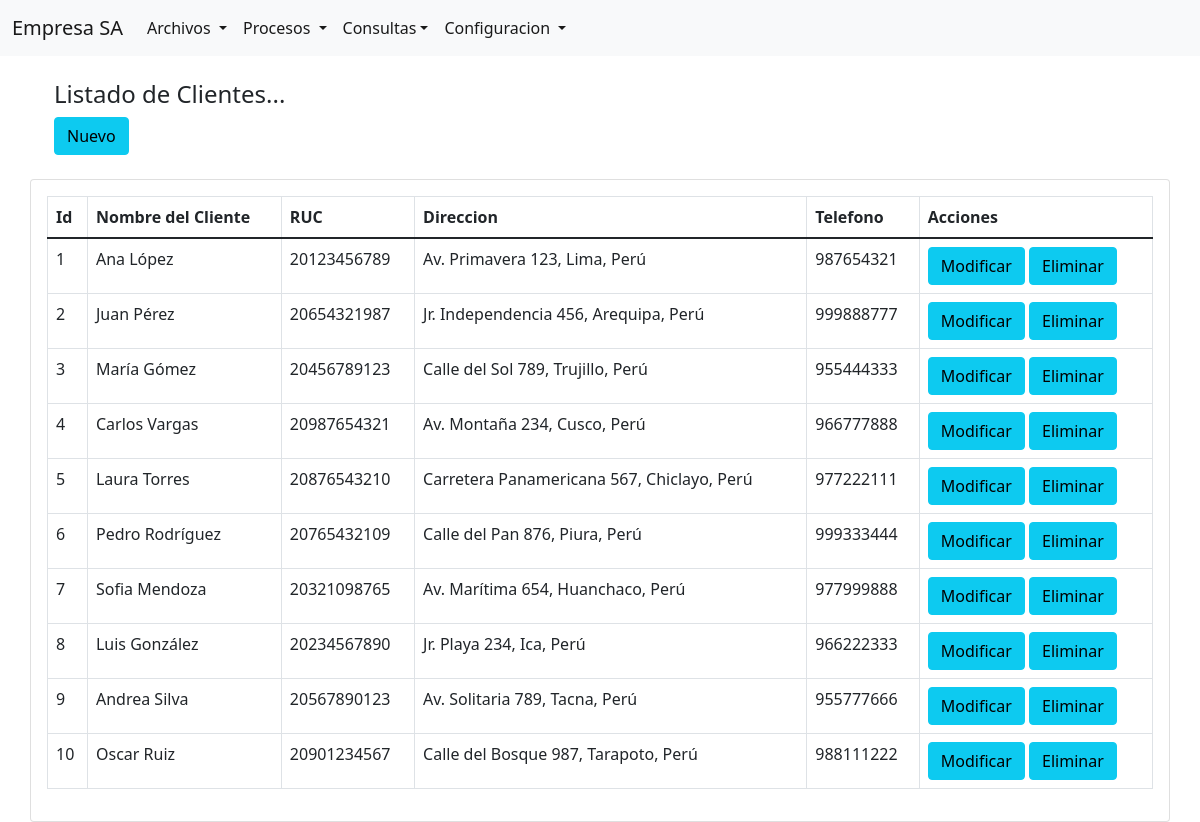
The page /Modules/clientes/lista_cliente.php (signed in) on the database its author committed.
### tables this page shows
CREATE TABLE `clientes` (
  `idCliente` int(11) NOT NULL,
  `nombre` varchar(50) NOT NULL,
  `ruc` varchar(11) NOT NULL,
  `dircliente` varchar(64) NOT NULL,
  `telcliente` varchar(9) NOT NULL
);

### clases/cliente.php (called while the page is built, shortened)
<?php
class  Cliente {
		private $con;
		public function conectar_db($cn){
			$this->con = $cn;
		}
		public function listacli(){
			$sql = "SELECT * FROM clientes";
			$res = mysqli_query($this->con, $sql);
			return $res;
		}
	}
?>

### Modules/clientes/lista_cliente.php (the view, shortened to what this page needs)
<?php
include_once(__DIR__.'/../../header.php');
include_once(__DIR__.'/../../includes/acceso.php');
include_once(__DIR__.'/../../clases/cliente.php');
$conexion = connect_db();
$ocliente = new Cliente();
$ocliente->conectar_db($conexion);
$datos_cli = $ocliente->listacli();
if ($datos_cli){
    ?>
    <div class="container p-12">
        <div class="row">
        <div class="container p-4">
            <h4>Listado de Clientes...</h4>
        <a href="agrega_clie.php" class="btn btn-info add-new">Nuevo</a>
        </div>
        <div class="card card-body">
            <table class="table table-bordered">
            <thead>
                <tr>
                    <th>Id</th>
                    <th>Nombre del Cliente</th>
                    <th>RUC</th>
                    <th>Direccion</th>
                    <th>Telefono</th>
                    <th>Acciones</th>
                </tr>
            </thead>
            <tbody>
    <?php
    while ($row=mysqli_fetch_array($datos_cli)){
        $id=$row["idCliente"];
        ?>
                <tr>
                    <td><?php echo $id; ?></td>
                    <td><?php echo $row['nombre']; ?></td>
                    <td><?php echo $row['ruc']; ?></td>
                    <td><?php echo $row['dircliente']; ?></td>
                    <td><?php echo $row['telcliente']; ?></td>
                    <td>
                    <a href="modifica_clie.php?codigo=<?php echo $id; ?>" class="btn btn-info add-new">Modificar</a>
                    <a href="elimina_clie.php?codigo=<?php echo $id; ?>" class="btn btn-info add-new">Eliminar</a>
                    </td>
                </tr>
             <?php
    }
    ?>
    </tbody>
   </table>
            </div>
        </div>
    </div>
<?php
}
?>

### rows shown on the page
clientes: idCliente "1", nombre "Ana López", ruc "20123456789", dircliente "Av. Primavera 123, Lima, Perú", telcliente "987654321"
clientes: idCliente "2", nombre "Juan Pérez", ruc "20654321987", dircliente "Jr. Independencia 456, Arequipa, Perú", telcliente "999888777"
clientes: idCliente "3", nombre "María Gómez", ruc "20456789123", dircliente "Calle del Sol 789, Trujillo, Perú", telcliente "955444333"
clientes: idCliente "4", nombre "Carlos Vargas", ruc "20987654321", dircliente "Av. Montaña 234, Cusco, Perú", telcliente "966777888"
clientes: idCliente "5", nombre "Laura Torres", ruc "20876543210", dircliente "Carretera Panamericana 567, Chiclayo, Perú", telcliente "977222111"
clientes: idCliente "6", nombre "Pedro Rodríguez", ruc "20765432109", dircliente "Calle del Pan 876, Piura, Perú", telcliente "999333444"
clientes: idCliente "7", nombre "Sofia Mendoza", ruc "20321098765", dircliente "Av. Marítima 654, Huanchaco, Perú", telcliente "977999888"
clientes: idCliente "8", nombre "Luis González", ruc "20234567890", dircliente "Jr. Playa 234, Ica, Perú", telcliente "966222333"
clientes: idCliente "9", nombre "Andrea Silva", ruc "20567890123", dircliente "Av. Solitaria 789, Tacna, Perú", telcliente "955777666"
clientes: idCliente "10", nombre "Oscar Ruiz", ruc "20901234567", dircliente "Calle del Bosque 987, Tarapoto, Perú", telcliente "988111222"
